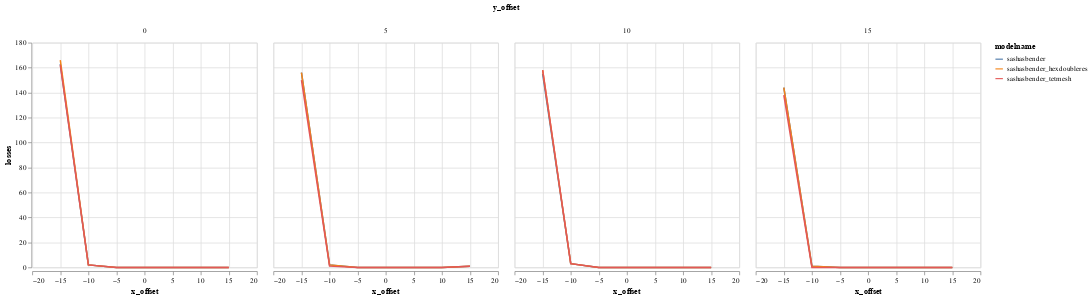

The notebook cell this image was saved under:
### Code cell
alt.Chart(DATA).mark_line().encode(
    color="modelname",
    column='y_offset:N',
    x='x_offset',
    y='losses',
)

### Figure 1 — Vega-Lite specification as saved in the notebook (floating-point values rounded to 4 significant figures)
{"$schema": "https://vega.github.io/schema/vega-lite/v1.2.1.json", "data": {"values": [{"Unnamed: 0": 0, "losses": 163, "modelname": "sashasbender", "relbeta": 0.002308, "sourceID": 16777222, "sourceName": "x_-15_y_0", "x_emittance": 1.701, "x_emittance_rel": 1.049, "x_norm_emittance": 0.003926, "x_offset": -15, "y_emittance": 1.558, "y_emittance_rel": 0.9911, "y_norm_emittance": 0.003597, "y_offset": 0}, {"Unnamed: 0": 1, "losses": 156, "modelname": "sashasbender", "relbeta": 0.002308, "sourceID": 16777229, "sourceName": "x_-15_y_5", "x_emittance": 1.574, "x_emittance_rel": 0.9878, "x_norm_emittance": 0.003632, "x_offset": -15, "y_emittance": 1.566, "y_emittance_rel": 0.9826, "y_norm_emittance": 0.003615, "y_offset": 5}, {"Unnamed: 0": 2, "losses": 155, "modelname": "sashasbender", "relbeta": 0.002308, "sourceID": 16777236, "sourceName": "x_-15_y_10", "x_emittance": 2.163, "x_emittance_rel": 1.338, "x_norm_emittance": 0.004993, "x_offset": -15, "y_emittance": 1.788, "y_emittance_rel": 1.12, "y_norm_emittance": 0.004127, "y_offset": 10}, {"Unnamed: 0": 3, "losses": 144, "modelname": "sashasbender", "relbeta": 0.002308, "sourceID": 16777243, "sourceName": "x_-15_y_15", "x_emittance": 2.842, "x_emittance_rel": 1.701, "x_norm_emittance": 0.006561, "x_offset": -15, "y_emittance": 3.536, "y_emittance_rel": 2.128, "y_norm_emittance": 0.008163, "y_offset": 15}, {"Unnamed: 0": 4, "losses": 2, "modelname": "sashasbender", "relbeta": 0.002308, "sourceID": 16777220, "sourceName": "x_-10_y_0", "x_emittance": 1.708, "x_emittance_rel": 1.073, "x_norm_emittance": 0.003943, "x_offset": -10, "y_emittance": 1.567, "y_emittance_rel": 1.01, "y_norm_emittance": 0.003618, "y_offset": 0}, {"Unnamed: 0": 5, "losses": 2, "modelname": "sashasbender", "relbeta": 0.002308, "sourceID": 16777227, "sourceName": "x_-10_y_5", "x_emittance": 1.699, "x_emittance_rel": 1.053, "x_norm_emittance": 0.003921, "x_offset": -10, "y_emittance": 1.608, "y_emittance_rel": 1.017, "y_norm_emittance": 0.003711, "y_offset": 5}, {"Unnamed: 0": 6, "losses": 3, "modelname": "sashasbender", "relbeta": 0.002308, "sourceID": 16777234, "sourceName": "x_-10_y_10", "x_emittance": 1.688, "x_emittance_rel": 1.135, "x_norm_emittance": 0.003896, "x_offset": -10, "y_emittance": 1.75, "y_emittance_rel": 1.051, "y_norm_emittance": 0.00404, "y_offset": 10}, {"Unnamed: 0": 7, "losses": 1, "modelname": "sashasbender", "relbeta": 0.002308, "sourceID": 16777241, "sourceName": "x_-10_y_15", "x_emittance": 2.001, "x_emittance_rel": 1.38, "x_norm_emittance": 0.00462, "x_offset": -10, "y_emittance": 2.107, "y_emittance_rel": 1.289, "y_norm_emittance": 0.004863, "y_offset": 15}, {"Unnamed: 0": 8, "losses": 0, "modelname": "sashasbender", "relbeta": 0.002308, "sourceID": 16777218, "sourceName": "x_-5_y_0", "x_emittance": 1.68, "x_emittance_rel": 1.002, "x_norm_emittance": 0.003878, "x_offset": -5, "y_emittance": 1.72, "y_emittance_rel": 1.001, "y_norm_emittance": 0.00397, "y_offset": 0}, {"Unnamed: 0": 9, "losses": 0, "modelname": "sashasbender", "relbeta": 0.002308, "sourceID": 16777225, "sourceName": "x_-5_y_5", "x_emittance": 1.527, "x_emittance_rel": 1.002, "x_norm_emittance": 0.003524, "x_offset": -5, "y_emittance": 1.627, "y_emittance_rel": 1.001, "y_norm_emittance": 0.003757, "y_offset": 5}, {"Unnamed: 0": 10, "losses": 0, "modelname": "sashasbender", "relbeta": 0.002308, "sourceID": 16777232, "sourceName": "x_-5_y_10", "x_emittance": 1.538, "x_emittance_rel": 1.017, "x_norm_emittance": 0.00355, "x_offset": -5, "y_emittance": 1.559, "y_emittance_rel": 1.009, "y_norm_emittance": 0.003599, "y_offset": 10}, {"Unnamed: 0": 11, "losses": 0, "modelname": "sashasbender", "relbeta": 0.002308, "sourceID": 16777239, "sourceName": "x_-5_y_15", "x_emittance": 1.912, "x_emittance_rel": 1.13, "x_norm_emittance": 0.004414, "x_offset": -5, "y_emittance": 1.771, "y_emittance_rel": 1.177, "y_norm_emittance": 0.004088, "y_offset": 15}, {"Unnamed: 0": 12, "losses": 0, "modelname": "sashasbender", "relbeta": 0.002308, "sourceID": 16777216, "sourceName": "x_0_y_0", "x_emittance": 1.544, "x_emittance_rel": 1.003, "x_norm_emittance": 0.003565, "x_offset": 0, "y_emittance": 1.538, "y_emittance_rel": 1.001, "y_norm_emittance": 0.003551, "y_offset": 0}, {"Unnamed: 0": 13, "losses": 0, "modelname": "sashasbender", "relbeta": 0.002308, "sourceID": 16777223, "sourceName": "x_0_y_5", "x_emittance": 1.564, "x_emittance_rel": 1.015, "x_norm_emittance": 0.003609, "x_offset": 0, "y_emittance": 1.534, "y_emittance_rel": 0.9996, "y_norm_emittance": 0.003542, "y_offset": 5}, {"Unnamed: 0": 14, "losses": 0, "modelname": "sashasbender", "relbeta": 0.002308, "sourceID": 16777230, "sourceName": "x_0_y_10", "x_emittance": 1.473, "x_emittance_rel": 1.05, "x_norm_emittance": 0.0034, "x_offset": 0, "y_emittance": 1.528, "y_emittance_rel": 1.035, "y_norm_emittance": 0.003526, "y_offset": 10}, {"Unnamed: 0": 15, "losses": 0, "modelname": "sashasbender", "relbeta": 0.002308, "sourceID": 16777237, "sourceName": "x_0_y_15", "x_emittance": 1.862, "x_emittance_rel": 1.053, "x_norm_emittance": 0.004299, "x_offset": 0, "y_emittance": 1.724, "y_emittance_rel": 1.069, "y_norm_emittance": 0.00398, "y_offset": 15}, {"Unnamed: 0": 16, "losses": 0, "modelname": "sashasbender", "relbeta": 0.002308, "sourceID": 16777217, "sourceName": "x_5_y_0", "x_emittance": 1.555, "x_emittance_rel": 1.003, "x_norm_emittance": 0.003589, "x_offset": 5, "y_emittance": 1.674, "y_emittance_rel": 1.0, "y_norm_emittance": 0.003865, "y_offset": 0}, {"Unnamed: 0": 17, "losses": 0, "modelname": "sashasbender", "relbeta": 0.002308, "sourceID": 16777224, "sourceName": "x_5_y_5", "x_emittance": 1.639, "x_emittance_rel": 1.023, "x_norm_emittance": 0.003784, "x_offset": 5, "y_emittance": 1.51, "y_emittance_rel": 1.024, "y_norm_emittance": 0.003485, "y_offset": 5}, {"Unnamed: 0": 18, "losses": 0, "modelname": "sashasbender", "relbeta": 0.002308, "sourceID": 16777231, "sourceName": "x_5_y_10", "x_emittance": 1.564, "x_emittance_rel": 1.069, "x_norm_emittance": 0.003609, "x_offset": 5, "y_emittance": 1.746, "y_emittance_rel": 1.095, "y_norm_emittance": 0.00403, "y_offset": 10}, {"Unnamed: 0": 19, "losses": 0, "modelname": "sashasbender", "relbeta": 0.002308, "sourceID": 16777238, "sourceName": "x_5_y_15", "x_emittance": 2.025, "x_emittance_rel": 1.267, "x_norm_emittance": 0.004675, "x_offset": 5, "y_emittance": 2.122, "y_emittance_rel": 1.348, "y_norm_emittance": 0.004899, "y_offset": 15}, {"Unnamed: 0": 20, "losses": 0, "modelname": "sashasbender", "relbeta": 0.002308, "sourceID": 16777219, "sourceName": "x_10_y_0", "x_emittance": 1.581, "x_emittance_rel": 1.041, "x_norm_emittance": 0.00365, "x_offset": 10, "y_emittance": 1.601, "y_emittance_rel": 1.001, "y_norm_emittance": 0.003696, "y_offset": 0}, {"Unnamed: 0": 21, "losses": 0, "modelname": "sashasbender", "relbeta": 0.002308, "sourceID": 16777226, "sourceName": "x_10_y_5", "x_emittance": 1.509, "x_emittance_rel": 1.042, "x_norm_emittance": 0.003484, "x_offset": 10, "y_emittance": 1.569, "y_emittance_rel": 1.042, "y_norm_emittance": 0.003623, "y_offset": 5}, {"Unnamed: 0": 22, "losses": 0, "modelname": "sashasbender", "relbeta": 0.002308, "sourceID": 16777233, "sourceName": "x_10_y_10", "x_emittance": 1.944, "x_emittance_rel": 1.116, "x_norm_emittance": 0.004488, "x_offset": 10, "y_emittance": 1.819, "y_emittance_rel": 1.128, "y_norm_emittance": 0.004198, "y_offset": 10}, {"Unnamed: 0": 23, "losses": 0, "modelname": "sashasbender", "relbeta": 0.002308, "sourceID": 16777240, "sourceName": "x_10_y_15", "x_emittance": 2.657, "x_emittance_rel": 1.689, "x_norm_emittance": 0.006133, "x_offset": 10, "y_emittance": 2.748, "y_emittance_rel": 1.818, "y_norm_emittance": 0.006343, "y_offset": 15}, {"Unnamed: 0": 24, "losses": 0, "modelname": "sashasbender", "relbeta": 0.002308, "sourceID": 16777221, "sourceName": "x_15_y_0", "x_emittance": 2.106, "x_emittance_rel": 1.405, "x_norm_emittance": 0.004861, "x_offset": 15, "y_emittance": 1.579, "y_emittance_rel": 1.001, "y_norm_emittance": 0.003645, "y_offset": 0}, {"Unnamed: 0": 25, "losses": 1, "modelname": "sashasbender", "relbeta": 0.002308, "sourceID": 16777228, "sourceName": "x_15_y_5", "x_emittance": 2.025, "x_emittance_rel": 1.288, "x_norm_emittance": 0.004674, "x_offset": 15, "y_emittance": 1.5, "y_emittance_rel": 1.01, "y_norm_emittance": 0.003462, "y_offset": 5}, {"Unnamed: 0": 26, "losses": 0, "modelname": "sashasbender", "relbeta": 0.002308, "sourceID": 16777235, "sourceName": "x_15_y_10", "x_emittance": 1.966, "x_emittance_rel": 1.212, "x_norm_emittance": 0.004539, "x_offset": 15, "y_emittance": 1.791, "y_emittance_rel": 1.108, "y_norm_emittance": 0.004134, "y_offset": 10}, {"Unnamed: 0": 27, "losses": 0, "modelname": "sashasbender", "relbeta": 0.002308, "sourceID": 16777242, "sourceName": "x_15_y_15", "x_emittance": 2.766, "x_emittance_rel": 1.826, "x_norm_emittance": 0.006386, "x_offset": 15, "y_emittance": 3.384, "y_emittance_rel": 2.132, "y_norm_emittance": 0.007812, "y_offset": 15}, {"Unnamed: 0": 0, "losses": 166, "modelname": "sashasbender_hexdoubleres", "relbeta": 0.002308, "sourceID": 16777222, "sourceName": "x_-15_y_0", "x_emittance": 1.614, "x_emittance_rel": 0.9955, "x_norm_emittance": 0.003725, "x_offset": -15, "y_emittance": 1.552, "y_emittance_rel": 0.987, "y_norm_emittance": 0.003582, "y_offset": 0}, {"Unnamed: 0": 1, "losses": 156, "modelname": "sashasbender_hexdoubleres", "relbeta": 0.002308, "sourceID": 16777229, "sourceName": "x_-15_y_5", "x_emittance": 1.589, "x_emittance_rel": 0.9977, "x_norm_emittance": 0.003669, "x_offset": -15, "y_emittance": 1.566, "y_emittance_rel": 0.9824, "y_norm_emittance": 0.003614, "y_offset": 5}, {"Unnamed: 0": 2, "losses": 158, "modelname": "sashasbender_hexdoubleres", "relbeta": 0.002308, "sourceID": 16777236, "sourceName": "x_-15_y_10", "x_emittance": 2.059, "x_emittance_rel": 1.273, "x_norm_emittance": 0.004752, "x_offset": -15, "y_emittance": 1.781, "y_emittance_rel": 1.115, "y_norm_emittance": 0.004111, "y_offset": 10}, {"Unnamed: 0": 3, "losses": 144, "modelname": "sashasbender_hexdoubleres", "relbeta": 0.002309, "sourceID": 16777243, "sourceName": "x_-15_y_15", "x_emittance": 2.979, "x_emittance_rel": 1.782, "x_norm_emittance": 0.006876, "x_offset": -15, "y_emittance": 3.654, "y_emittance_rel": 2.198, "y_norm_emittance": 0.008434, "y_offset": 15}, {"Unnamed: 0": 4, "losses": 2, "modelname": "sashasbender_hexdoubleres", "relbeta": 0.002308, "sourceID": 16777220, "sourceName": "x_-10_y_0", "x_emittance": 1.711, "x_emittance_rel": 1.075, "x_norm_emittance": 0.003949, "x_offset": -10, "y_emittance": 1.57, "y_emittance_rel": 1.011, "y_norm_emittance": 0.003625, "y_offset": 0}, {"Unnamed: 0": 5, "losses": 2, "modelname": "sashasbender_hexdoubleres", "relbeta": 0.002308, "sourceID": 16777227, "sourceName": "x_-10_y_5", "x_emittance": 1.702, "x_emittance_rel": 1.055, "x_norm_emittance": 0.003928, "x_offset": -10, "y_emittance": 1.614, "y_emittance_rel": 1.022, "y_norm_emittance": 0.003727, "y_offset": 5}, {"Unnamed: 0": 6, "losses": 3, "modelname": "sashasbender_hexdoubleres", "relbeta": 0.002308, "sourceID": 16777234, "sourceName": "x_-10_y_10", "x_emittance": 1.714, "x_emittance_rel": 1.153, "x_norm_emittance": 0.003957, "x_offset": -10, "y_emittance": 1.781, "y_emittance_rel": 1.07, "y_norm_emittance": 0.004112, "y_offset": 10}, {"Unnamed: 0": 7, "losses": 1, "modelname": "sashasbender_hexdoubleres", "relbeta": 0.002308, "sourceID": 16777241, "sourceName": "x_-10_y_15", "x_emittance": 1.977, "x_emittance_rel": 1.364, "x_norm_emittance": 0.004564, "x_offset": -10, "y_emittance": 2.084, "y_emittance_rel": 1.275, "y_norm_emittance": 0.00481, "y_offset": 15}, {"Unnamed: 0": 8, "losses": 0, "modelname": "sashasbender_hexdoubleres", "relbeta": 0.002308, "sourceID": 16777218, "sourceName": "x_-5_y_0", "x_emittance": 1.678, "x_emittance_rel": 1.001, "x_norm_emittance": 0.003874, "x_offset": -5, "y_emittance": 1.721, "y_emittance_rel": 1.002, "y_norm_emittance": 0.003974, "y_offset": 0}, {"Unnamed: 0": 9, "losses": 0, "modelname": "sashasbender_hexdoubleres", "relbeta": 0.002308, "sourceID": 16777225, "sourceName": "x_-5_y_5", "x_emittance": 1.532, "x_emittance_rel": 1.005, "x_norm_emittance": 0.003536, "x_offset": -5, "y_emittance": 1.635, "y_emittance_rel": 1.005, "y_norm_emittance": 0.003773, "y_offset": 5}, {"Unnamed: 0": 10, "losses": 0, "modelname": "sashasbender_hexdoubleres", "relbeta": 0.002308, "sourceID": 16777232, "sourceName": "x_-5_y_10", "x_emittance": 1.535, "x_emittance_rel": 1.016, "x_norm_emittance": 0.003544, "x_offset": -5, "y_emittance": 1.555, "y_emittance_rel": 1.006, "y_norm_emittance": 0.003589, "y_offset": 10}, {"Unnamed: 0": 11, "losses": 0, "modelname": "sashasbender_hexdoubleres", "relbeta": 0.002308, "sourceID": 16777239, "sourceName": "x_-5_y_15", "x_emittance": 1.824, "x_emittance_rel": 1.078, "x_norm_emittance": 0.004211, "x_offset": -5, "y_emittance": 1.666, "y_emittance_rel": 1.107, "y_norm_emittance": 0.003846, "y_offset": 15}, {"Unnamed: 0": 12, "losses": 0, "modelname": "sashasbender_hexdoubleres", "relbeta": 0.002308, "sourceID": 16777216, "sourceName": "x_0_y_0", "x_emittance": 1.542, "x_emittance_rel": 1.001, "x_norm_emittance": 0.00356, "x_offset": 0, "y_emittance": 1.536, "y_emittance_rel": 0.9997, "y_norm_emittance": 0.003546, "y_offset": 0}, {"Unnamed: 0": 13, "losses": 0, "modelname": "sashasbender_hexdoubleres", "relbeta": 0.002308, "sourceID": 16777223, "sourceName": "x_0_y_5", "x_emittance": 1.551, "x_emittance_rel": 1.007, "x_norm_emittance": 0.003582, "x_offset": 0, "y_emittance": 1.53, "y_emittance_rel": 0.997, "y_norm_emittance": 0.003533, "y_offset": 5}, {"Unnamed: 0": 14, "losses": 0, "modelname": "sashasbender_hexdoubleres", "relbeta": 0.002308, "sourceID": 16777230, "sourceName": "x_0_y_10", "x_emittance": 1.434, "x_emittance_rel": 1.022, "x_norm_emittance": 0.003311, "x_offset": 0, "y_emittance": 1.493, "y_emittance_rel": 1.012, "y_norm_emittance": 0.003448, "y_offset": 10}, {"Unnamed: 0": 15, "losses": 0, "modelname": "sashasbender_hexdoubleres", "relbeta": 0.002308, "sourceID": 16777237, "sourceName": "x_0_y_15", "x_emittance": 1.801, "x_emittance_rel": 1.018, "x_norm_emittance": 0.004157, "x_offset": 0, "y_emittance": 1.647, "y_emittance_rel": 1.021, "y_norm_emittance": 0.003802, "y_offset": 15}, {"Unnamed: 0": 16, "losses": 0, "modelname": "sashasbender_hexdoubleres", "relbeta": 0.002308, "sourceID": 16777217, "sourceName": "x_5_y_0", "x_emittance": 1.555, "x_emittance_rel": 1.003, "x_norm_emittance": 0.00359, "x_offset": 5, "y_emittance": 1.673, "y_emittance_rel": 0.9994, "y_norm_emittance": 0.003863, "y_offset": 0}, {"Unnamed: 0": 17, "losses": 0, "modelname": "sashasbender_hexdoubleres", "relbeta": 0.002308, "sourceID": 16777224, "sourceName": "x_5_y_5", "x_emittance": 1.622, "x_emittance_rel": 1.012, "x_norm_emittance": 0.003744, "x_offset": 5, "y_emittance": 1.488, "y_emittance_rel": 1.01, "y_norm_emittance": 0.003435, "y_offset": 5}, {"Unnamed: 0": 18, "losses": 0, "modelname": "sashasbender_hexdoubleres", "relbeta": 0.002308, "sourceID": 16777231, "sourceName": "x_5_y_10", "x_emittance": 1.514, "x_emittance_rel": 1.035, "x_norm_emittance": 0.003494, "x_offset": 5, "y_emittance": 1.672, "y_emittance_rel": 1.049, "y_norm_emittance": 0.00386, "y_offset": 10}, {"Unnamed: 0": 19, "losses": 0, "modelname": "sashasbender_hexdoubleres", "relbeta": 0.002308, "sourceID": 16777238, "sourceName": "x_5_y_15", "x_emittance": 1.871, "x_emittance_rel": 1.17, "x_norm_emittance": 0.004318, "x_offset": 5, "y_emittance": 1.932, "y_emittance_rel": 1.228, "y_norm_emittance": 0.004461, "y_offset": 15}, {"Unnamed: 0": 20, "losses": 0, "modelname": "sashasbender_hexdoubleres", "relbeta": 0.002309, "sourceID": 16777219, "sourceName": "x_10_y_0", "x_emittance": 1.585, "x_emittance_rel": 1.043, "x_norm_emittance": 0.003659, "x_offset": 10, "y_emittance": 1.6, "y_emittance_rel": 1.0, "y_norm_emittance": 0.003693, "y_offset": 0}, {"Unnamed: 0": 21, "losses": 0, "modelname": "sashasbender_hexdoubleres", "relbeta": 0.002308, "sourceID": 16777226, "sourceName": "x_10_y_5", "x_emittance": 1.494, "x_emittance_rel": 1.032, "x_norm_emittance": 0.003448, "x_offset": 10, "y_emittance": 1.538, "y_emittance_rel": 1.021, "y_norm_emittance": 0.00355, "y_offset": 5}, {"Unnamed: 0": 22, "losses": 0, "modelname": "sashasbender_hexdoubleres", "relbeta": 0.002308, "sourceID": 16777233, "sourceName": "x_10_y_10", "x_emittance": 1.856, "x_emittance_rel": 1.065, "x_norm_emittance": 0.004284, "x_offset": 10, "y_emittance": 1.711, "y_emittance_rel": 1.061, "y_norm_emittance": 0.00395, "y_offset": 10}, {"Unnamed: 0": 23, "losses": 0, "modelname": "sashasbender_hexdoubleres", "relbeta": 0.002308, "sourceID": 16777240, "sourceName": "x_10_y_15", "x_emittance": 2.365, "x_emittance_rel": 1.504, "x_norm_emittance": 0.00546, "x_offset": 10, "y_emittance": 2.437, "y_emittance_rel": 1.613, "y_norm_emittance": 0.005627, "y_offset": 15}, {"Unnamed: 0": 24, "losses": 0, "modelname": "sashasbender_hexdoubleres", "relbeta": 0.002308, "sourceID": 16777221, "sourceName": "x_15_y_0", "x_emittance": 2.129, "x_emittance_rel": 1.42, "x_norm_emittance": 0.004914, "x_offset": 15, "y_emittance": 1.58, "y_emittance_rel": 1.001, "y_norm_emittance": 0.003646, "y_offset": 0}, {"Unnamed: 0": 25, "losses": 1, "modelname": "sashasbender_hexdoubleres", "relbeta": 0.002308, "sourceID": 16777228, "sourceName": "x_15_y_5", "x_emittance": 2.059, "x_emittance_rel": 1.31, "x_norm_emittance": 0.004753, "x_offset": 15, "y_emittance": 1.491, "y_emittance_rel": 1.003, "y_norm_emittance": 0.003441, "y_offset": 5}, {"Unnamed: 0": 26, "losses": 0, "modelname": "sashasbender_hexdoubleres", "relbeta": 0.002308, "sourceID": 16777235, "sourceName": "x_15_y_10", "x_emittance": 1.999, "x_emittance_rel": 1.232, "x_norm_emittance": 0.004614, "x_offset": 15, "y_emittance": 1.773, "y_emittance_rel": 1.097, "y_norm_emittance": 0.004094, "y_offset": 10}, {"Unnamed: 0": 27, "losses": 0, "modelname": "sashasbender_hexdoubleres", "relbeta": 0.002308, "sourceID": 16777242, "sourceName": "x_15_y_15", "x_emittance": 2.604, "x_emittance_rel": 1.719, "x_norm_emittance": 0.006012, "x_offset": 15, "y_emittance": 3.095, "y_emittance_rel": 1.95, "y_norm_emittance": 0.007145, "y_offset": 15}, {"Unnamed: 0": 0, "losses": 162, "modelname": "sashasbender_tetmesh", "relbeta": 0.002308, "sourceID": 16777222, "sourceName": "x_-15_y_0", "x_emittance": 12.64, "x_emittance_rel": 7.794, "x_norm_emittance": 0.02916, "x_offset": -15, "y_emittance": 4.124, "y_emittance_rel": 2.623, "y_norm_emittance": 0.009518, "y_offset": 0}, {"Unnamed: 0": 1, "losses": 150, "modelname": "sashasbender_tetmesh", "relbeta": 0.002307, "sourceID": 16777229, "sourceName": "x_-15_y_5", "x_emittance": 11.54, "x_emittance_rel": 7.246, "x_norm_emittance": 0.02663, "x_offset": -15, "y_emittance": 6.843, "y_emittance_rel": 4.294, "y_norm_emittance": 0.01578, "y_offset": 5}, {"Unnamed: 0": 2, "losses": 158, "modelname": "sashasbender_tetmesh", "relbeta": 0.002309, "sourceID": 16777236, "sourceName": "x_-15_y_10", "x_emittance": 8.493, "x_emittance_rel": 5.252, "x_norm_emittance": 0.01961, "x_offset": -15, "y_emittance": 9.891, "y_emittance_rel": 6.195, "y_norm_emittance": 0.02283, "y_offset": 10}, {"Unnamed: 0": 3, "losses": 138, "modelname": "sashasbender_tetmesh", "relbeta": 0.002305, "sourceID": 16777243, "sourceName": "x_-15_y_15", "x_emittance": 7.71, "x_emittance_rel": 4.614, "x_norm_emittance": 0.01777, "x_offset": -15, "y_emittance": 9.631, "y_emittance_rel": 5.795, "y_norm_emittance": 0.0222, "y_offset": 15}, {"Unnamed: 0": 4, "losses": 2, "modelname": "sashasbender_tetmesh", "relbeta": 0.002309, "sourceID": 16777220, "sourceName": "x_-10_y_0", "x_emittance": 12.11, "x_emittance_rel": 7.605, "x_norm_emittance": 0.02795, "x_offset": -10, "y_emittance": 3.409, "y_emittance_rel": 2.195, "y_norm_emittance": 0.00787, "y_offset": 0}, {"Unnamed: 0": 5, "losses": 1, "modelname": "sashasbender_tetmesh", "relbeta": 0.002308, "sourceID": 16777227, "sourceName": "x_-10_y_5", "x_emittance": 9.265, "x_emittance_rel": 5.744, "x_norm_emittance": 0.02138, "x_offset": -10, "y_emittance": 5.201, "y_emittance_rel": 3.292, "y_norm_emittance": 0.01201, "y_offset": 5}, {"Unnamed: 0": 6, "losses": 3, "modelname": "sashasbender_tetmesh", "relbeta": 0.002309, "sourceID": 16777234, "sourceName": "x_-10_y_10", "x_emittance": 8.219, "x_emittance_rel": 5.529, "x_norm_emittance": 0.01897, "x_offset": -10, "y_emittance": 7.258, "y_emittance_rel": 4.359, "y_norm_emittance": 0.01676, "y_offset": 10}, {"Unnamed: 0": 7, "losses": 0, "modelname": "sashasbender_tetmesh", "relbeta": 0.002309, "sourceID": 16777241, "sourceName": "x_-10_y_15", "x_emittance": 5.971, "x_emittance_rel": 4.119, "x_norm_emittance": 0.01379, "x_offset": -10, "y_emittance": 4.676, "y_emittance_rel": 2.861, "y_norm_emittance": 0.0108, "y_offset": 15}, {"Unnamed: 0": 8, "losses": 0, "modelname": "sashasbender_tetmesh", "relbeta": 0.002308, "sourceID": 16777218, "sourceName": "x_-5_y_0", "x_emittance": 2.301, "x_emittance_rel": 1.373, "x_norm_emittance": 0.005313, "x_offset": -5, "y_emittance": 2.061, "y_emittance_rel": 1.2, "y_norm_emittance": 0.004758, "y_offset": 0}, {"Unnamed: 0": 9, "losses": 0, "modelname": "sashasbender_tetmesh", "relbeta": 0.002309, "sourceID": 16777225, "sourceName": "x_-5_y_5", "x_emittance": 3.082, "x_emittance_rel": 2.023, "x_norm_emittance": 0.007115, "x_offset": -5, "y_emittance": 2.311, "y_emittance_rel": 1.422, "y_norm_emittance": 0.005335, "y_offset": 5}, {"Unnamed: 0": 10, "losses": 0, "modelname": "sashasbender_tetmesh", "relbeta": 0.002308, "sourceID": 16777232, "sourceName": "x_-5_y_10", "x_emittance": 3.411, "x_emittance_rel": 2.257, "x_norm_emittance": 0.007873, "x_offset": -5, "y_emittance": 2.728, "y_emittance_rel": 1.765, "y_norm_emittance": 0.006298, "y_offset": 10}, {"Unnamed: 0": 11, "losses": 0, "modelname": "sashasbender_tetmesh", "relbeta": 0.002309, "sourceID": 16777239, "sourceName": "x_-5_y_15", "x_emittance": 2.414, "x_emittance_rel": 1.427, "x_norm_emittance": 0.005572, "x_offset": -5, "y_emittance": 2.032, "y_emittance_rel": 1.35, "y_norm_emittance": 0.00469, "y_offset": 15}, {"Unnamed: 0": 12, "losses": 0, "modelname": "sashasbender_tetmesh", "relbeta": 0.002309, "sourceID": 16777216, "sourceName": "x_0_y_0", "x_emittance": 1.746, "x_emittance_rel": 1.134, "x_norm_emittance": 0.004032, "x_offset": 0, "y_emittance": 1.58, "y_emittance_rel": 1.028, "y_norm_emittance": 0.003648, "y_offset": 0}, {"Unnamed: 0": 13, "losses": 0, "modelname": "sashasbender_tetmesh", "relbeta": 0.002308, "sourceID": 16777223, "sourceName": "x_0_y_5", "x_emittance": 1.92, "x_emittance_rel": 1.246, "x_norm_emittance": 0.004431, "x_offset": 0, "y_emittance": 1.627, "y_emittance_rel": 1.06, "y_norm_emittance": 0.003756, "y_offset": 5}, {"Unnamed: 0": 14, "losses": 0, "modelname": "sashasbender_tetmesh", "relbeta": 0.002308, "sourceID": 16777230, "sourceName": "x_0_y_10", "x_emittance": 1.538, "x_emittance_rel": 1.096, "x_norm_emittance": 0.00355, "x_offset": 0, "y_emittance": 1.587, "y_emittance_rel": 1.076, "y_norm_emittance": 0.003664, "y_offset": 10}, {"Unnamed: 0": 15, "losses": 0, "modelname": "sashasbender_tetmesh", "relbeta": 0.002308, "sourceID": 16777237, "sourceName": "x_0_y_15", "x_emittance": 2.107, "x_emittance_rel": 1.191, "x_norm_emittance": 0.004863, "x_offset": 0, "y_emittance": 1.872, "y_emittance_rel": 1.161, "y_norm_emittance": 0.004322, "y_offset": 15}, {"Unnamed: 0": 16, "losses": 0, "modelname": "sashasbender_tetmesh", "relbeta": 0.002308, "sourceID": 16777217, "sourceName": "x_5_y_0", "x_emittance": 1.635, "x_emittance_rel": 1.055, "x_norm_emittance": 0.003775, "x_offset": 5, "y_emittance": 1.69, "y_emittance_rel": 1.01, "y_norm_emittance": 0.003902, "y_offset": 0}, {"Unnamed: 0": 17, "losses": 0, "modelname": "sashasbender_tetmesh", "relbeta": 0.002308, "sourceID": 16777224, "sourceName": "x_5_y_5", "x_emittance": 1.697, "x_emittance_rel": 1.059, "x_norm_emittance": 0.003917, "x_offset": 5, "y_emittance": 1.544, "y_emittance_rel": 1.048, "y_norm_emittance": 0.003564, "y_offset": 5}, {"Unnamed: 0": 18, "losses": 0, "modelname": "sashasbender_tetmesh", "relbeta": 0.002308, "sourceID": 16777231, "sourceName": "x_5_y_10", "x_emittance": 1.61, "x_emittance_rel": 1.101, "x_norm_emittance": 0.003718, "x_offset": 5, "y_emittance": 1.778, "y_emittance_rel": 1.115, "y_norm_emittance": 0.004104, "y_offset": 10}, {"Unnamed: 0": 19, "losses": 0, "modelname": "sashasbender_tetmesh", "relbeta": 0.002308, "sourceID": 16777238, "sourceName": "x_5_y_15", "x_emittance": 2.1, "x_emittance_rel": 1.314, "x_norm_emittance": 0.004847, "x_offset": 5, "y_emittance": 2.156, "y_emittance_rel": 1.37, "y_norm_emittance": 0.004977, "y_offset": 15}, {"Unnamed: 0": 20, "losses": 0, "modelname": "sashasbender_tetmesh", "relbeta": 0.002308, "sourceID": 16777219, "sourceName": "x_10_y_0", "x_emittance": 1.843, "x_emittance_rel": 1.213, "x_norm_emittance": 0.004254, "x_offset": 10, "y_emittance": 1.718, "y_emittance_rel": 1.074, "y_norm_emittance": 0.003965, "y_offset": 0}, {"Unnamed: 0": 21, "losses": 0, "modelname": "sashasbender_tetmesh", "relbeta": 0.002308, "sourceID": 16777226, "sourceName": "x_10_y_5", "x_emittance": 1.684, "x_emittance_rel": 1.163, "x_norm_emittance": 0.003887, "x_offset": 10, "y_emittance": 1.647, "y_emittance_rel": 1.093, "y_norm_emittance": 0.003802, "y_offset": 5}, {"Unnamed: 0": 22, "losses": 0, "modelname": "sashasbender_tetmesh", "relbeta": 0.002309, "sourceID": 16777233, "sourceName": "x_10_y_10", "x_emittance": 2.015, "x_emittance_rel": 1.156, "x_norm_emittance": 0.004652, "x_offset": 10, "y_emittance": 1.843, "y_emittance_rel": 1.143, "y_norm_emittance": 0.004256, "y_offset": 10}, {"Unnamed: 0": 23, "losses": 0, "modelname": "sashasbender_tetmesh", "relbeta": 0.002308, "sourceID": 16777240, "sourceName": "x_10_y_15", "x_emittance": 2.571, "x_emittance_rel": 1.634, "x_norm_emittance": 0.005935, "x_offset": 10, "y_emittance": 2.62, "y_emittance_rel": 1.733, "y_norm_emittance": 0.006048, "y_offset": 15}, {"Unnamed: 0": 24, "losses": 0, "modelname": "sashasbender_tetmesh", "relbeta": 0.002309, "sourceID": 16777221, "sourceName": "x_15_y_0", "x_emittance": 3.497, "x_emittance_rel": 2.334, "x_norm_emittance": 0.008075, "x_offset": 15, "y_emittance": 2.079, "y_emittance_rel": 1.317, "y_norm_emittance": 0.004799, "y_offset": 0}, {"Unnamed: 0": 25, "losses": 1, "modelname": "sashasbender_tetmesh", "relbeta": 0.002308, "sourceID": 16777228, "sourceName": "x_15_y_5", "x_emittance": 2.881, "x_emittance_rel": 1.833, "x_norm_emittance": 0.00665, "x_offset": 15, "y_emittance": 1.812, "y_emittance_rel": 1.22, "y_norm_emittance": 0.004183, "y_offset": 5}, {"Unnamed: 0": 26, "losses": 0, "modelname": "sashasbender_tetmesh", "relbeta": 0.002309, "sourceID": 16777235, "sourceName": "x_15_y_10", "x_emittance": 2.789, "x_emittance_rel": 1.719, "x_norm_emittance": 0.006438, "x_offset": 15, "y_emittance": 2.079, "y_emittance_rel": 1.287, "y_norm_emittance": 0.0048, "y_offset": 10}, {"Unnamed: 0": 27, "losses": 0, "modelname": "sashasbender_tetmesh", "relbeta": 0.002309, "sourceID": 16777242, "sourceName": "x_15_y_15", "x_emittance": 3.369, "x_emittance_rel": 2.224, "x_norm_emittance": 0.007777, "x_offset": 15, "y_emittance": 3.386, "y_emittance_rel": 2.133, "y_norm_emittance": 0.007817, "y_offset": 15}]}, "encoding": {"color": {"field": "modelname", "type": "nominal"}, "column": {"field": "y_offset", "type": "nominal"}, "x": {"field": "x_offset", "type": "quantitative"}, "y": {"field": "losses", "type": "quantitative"}}, "mark": "line"}
